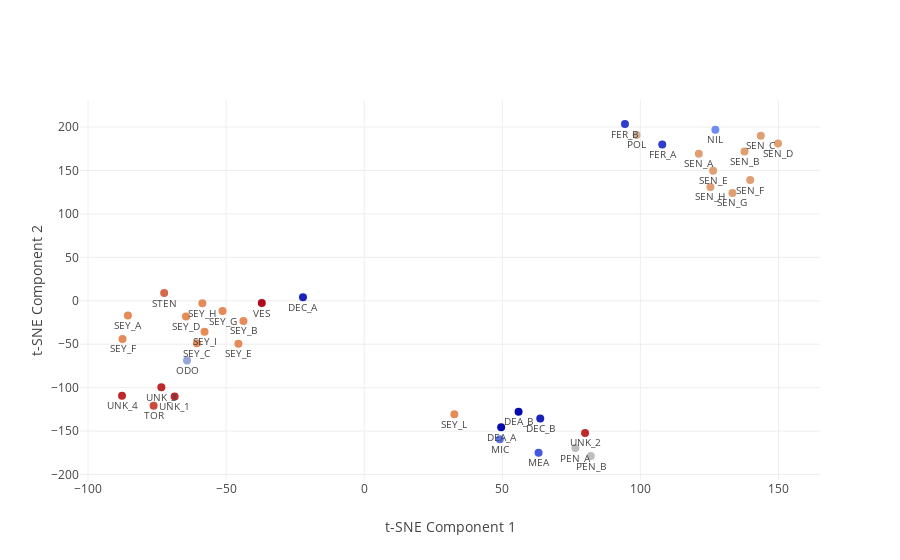

Here is the notebook cell this chart was saved with:
### Markdown cell above
Manifold learning to cluster gums

### Code cell
from plotly.offline import download_plotlyjs, init_notebook_mode, plot, iplot
from plotly.graph_objs import Scatter, Layout, Figure, Scatter3d
from sklearn.preprocessing import LabelEncoder
init_notebook_mode(connected=True)

tsne = TSNE(n_components=2, init='random', random_state=20573920, perplexity=5)
Comp_tsne = tsne.fit_transform(processed)

text_labels = list(processed.index)

labels_txt = ['DEA','DEA','DEC','DEC','FER','FER','MEA',\
              'MIC','NIL','ODO','PEN','PEN','POL','SEN','SEN',\
              'SEN','SEN','SEN','SEN','SEN','SEN','SEY',\
              'SEY','SEY','SEY','SEY','SEY','SEY','SEY',\
              'SEY','SEY','STEN','TOR','UNK','UNK','UNK',\
              'UNK','VES']

l_enc = LabelEncoder()
labels = l_enc.fit_transform(labels_txt)

tsne_fit = [Scatter(x=Comp_tsne[:,0], y=Comp_tsne[:,1], mode='markers+text',
                    text=text_labels, textposition='bottom', textfont=dict(size=10),
                    marker=dict(size=8, color=labels,  colorscale='RdBu'))]

layout = Layout(xaxis=dict(title='t-SNE Component 1', zeroline=False),\
                yaxis=dict(title='t-SNE Component 2', zeroline=False),\
                )

fig = Figure(data=tsne_fit, layout=layout) 

iplot(fig, show_link=False)

### Figure 1 — Plotly figure (JSON) as saved in the notebook; plotly's stock layout.template omitted (floating-point values rounded to 4 significant figures)
{"data": [{"marker": {"color": [0, 0, 1, 1, 2, 2, 3, 4, 5, 6, 7, 7, 8, 9, 9, 9, 9, 9, 9, 9, 9, 10, 10, 10, 10, 10, 10, 10, 10, 10, 10, 11, 12, 13, 13, 13, 13, 14], "colorscale": "RdBu", "size": 8}, "mode": "markers+text", "text": ["DEA_A", "DEA_B", "DEC_A", "DEC_B", "FER_A", "FER_B", "MEA", "MIC", "NIL", "ODO", "PEN_A", "PEN_B", "POL", "SEN_A", "SEN_B", "SEN_C", "SEN_D", "SEN_E", "SEN_F", "SEN_G", "SEN_H", "SEY_A", "SEY_B", "SEY_C", "SEY_D", "SEY_E", "SEY_F", "SEY_G", "SEY_H", "SEY_I", "SEY_L", "STEN", "TOR", "UNK_1", "UNK_2", "UNK_3", "UNK_4", "VES"], "textfont": {"size": 10}, "textposition": "bottom", "type": "scatter", "x": [49.59, 55.89, -22.18, 63.74, 107.9, 94.41, 63.13, 49.08, 127.2, -64.17, 76.48, 82.04, 98.62, 121.2, 137.7, 143.6, 149.8, 126.3, 139.8, 133.3, 125.4, -85.56, -43.74, -60.59, -64.54, -45.55, -87.53, -51.3, -58.61, -57.82, 32.64, -72.44, -76.26, -68.65, 79.96, -73.46, -87.71, -37.09], "y": [-145.5, -127.6, 4.024, -135.5, 180.0, 203.5, -175.0, -159.4, 196.8, -68.76, -169.5, -178.6, 191.0, 169.1, 171.9, 190.1, 181.0, 149.8, 139.0, 124.1, 131.0, -16.8, -23.19, -48.9, -18.06, -49.38, -43.91, -11.88, -2.934, -35.66, -130.6, 8.943, -120.8, -110.1, -152.1, -99.38, -109.4, -2.565]}], "layout": {"xaxis": {"title": "t-SNE Component 1", "zeroline": false}, "yaxis": {"title": "t-SNE Component 2", "zeroline": false}}}
